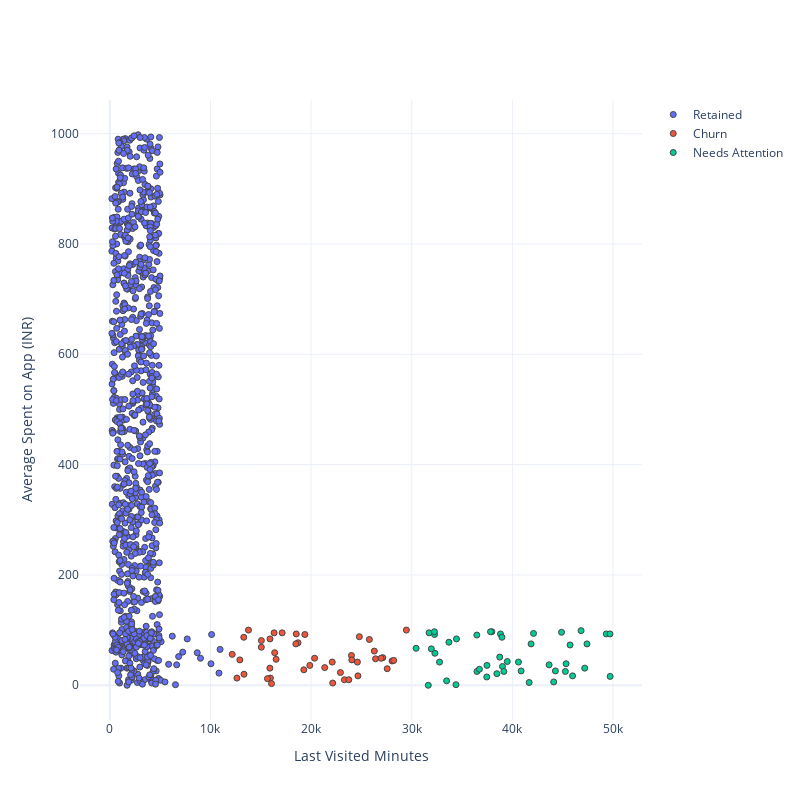

Here is the notebook cell this chart was saved with:
### Code cell
PLOT = go.Figure()
for i in list(data["Segments"].unique()):
    

    PLOT.add_trace(go.Scatter(x = data[data["Segments"]== i]['Last Visited Minutes'],
                                y = data[data["Segments"] == i]['Average Spent on App (INR)'],
                                mode = 'markers',marker_size = 6, marker_line_width = 1,
                                name = str(i)))
PLOT.update_traces(hovertemplate='Last Visited Minutes: %{x} <br>Average Spent on App (INR): %{y}')

    
PLOT.update_layout(width = 800, height = 800, autosize = True, showlegend = True,
                   yaxis_title = 'Average Spent on App (INR)',
                   xaxis_title = 'Last Visited Minutes',
                   scene = dict(xaxis=dict(title = 'Last Visited Minutes', titlefont_color = 'black'),
                                yaxis=dict(title = 'Average Spent on App (INR)', titlefont_color = 'black')))

### Figure 1 — Plotly figure (JSON) as saved in the notebook; plotly's stock layout.template omitted (floating-point values rounded to 4 significant figures; data arrays with more than 128 entries replaced by an {"elided": "..."} marker saying what was removed)
{"data": [{"hovertemplate": "Last Visited Minutes: %{x} <br>Average Spent on App (INR): %{y}", "marker": {"line": {"width": 1}, "size": 6}, "mode": "markers", "name": "Retained", "type": "scatter", "x": {"elided": "910 int values"}, "y": {"elided": "910 int values"}}, {"hovertemplate": "Last Visited Minutes: %{x} <br>Average Spent on App (INR): %{y}", "marker": {"line": {"width": 1}, "size": 6}, "mode": "markers", "name": "Churn", "type": "scatter", "x": [24008, 26405, 22915, 13331, 28046, 12629, 25789, 24048, 29465, 19379, 15053, 23311, 24656, 18701, 21352, 17126, 13777, 22099, 16523, 19278, 27125, 15060, 26282, 16381, 15915, 12920, 12163, 20344, 24600, 24796, 18485, 15953, 28208, 19874, 23745, 22148, 18525, 13310, 15662, 27561, 26958, 16067, 16324, 15904], "y": [54, 48, 23, 20, 44, 13, 83, 46, 100, 92, 69, 10, 17, 77, 32, 95, 100, 42, 47, 28, 50, 81, 62, 59, 84, 46, 56, 49, 42, 88, 75, 13, 45, 36, 10, 4, 93, 87, 12, 30, 49, 3, 95, 31]}, {"hovertemplate": "Last Visited Minutes: %{x} <br>Average Spent on App (INR): %{y}", "marker": {"line": {"width": 1}, "size": 6}, "mode": "markers", "name": "Needs Attention", "type": "scatter", "x": [37959, 49334, 39016, 30435, 40868, 42101, 33465, 41859, 40603, 31724, 43650, 38744, 38821, 49715, 36469, 45339, 47187, 49696, 39153, 37826, 32302, 37453, 47412, 31950, 45979, 38457, 45265, 36478, 46826, 37474, 44275, 44883, 34395, 32265, 38966, 44107, 41664, 31644, 34445, 32253, 36725, 33692, 32762, 45734, 39494], "y": [97, 93, 34, 67, 26, 94, 8, 75, 42, 95, 37, 51, 93, 16, 91, 39, 31, 93, 25, 97, 58, 15, 75, 66, 17, 21, 25, 25, 99, 36, 26, 96, 1, 92, 87, 6, 5, 0, 84, 97, 29, 78, 42, 73, 43]}], "layout": {"autosize": true, "height": 800, "scene": {"xaxis": {"title": {"font": {"color": "black"}, "text": "Last Visited Minutes"}}, "yaxis": {"title": {"font": {"color": "black"}, "text": "Average Spent on App (INR)"}}}, "showlegend": true, "width": 800, "xaxis": {"title": {"text": "Last Visited Minutes"}}, "yaxis": {"title": {"text": "Average Spent on App (INR)"}}}}
